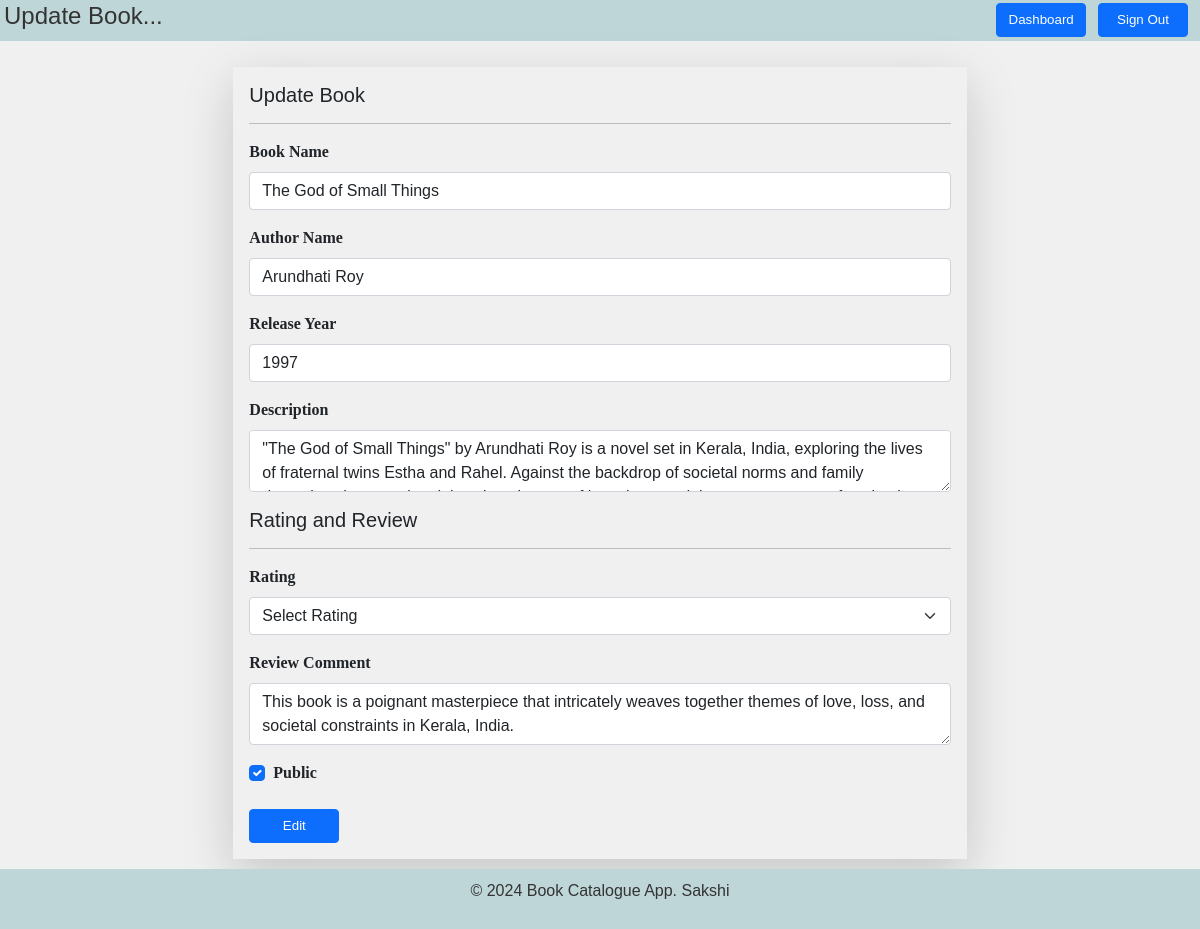
The page /edit_book/3/ (signed in) on the database as committed earlier.
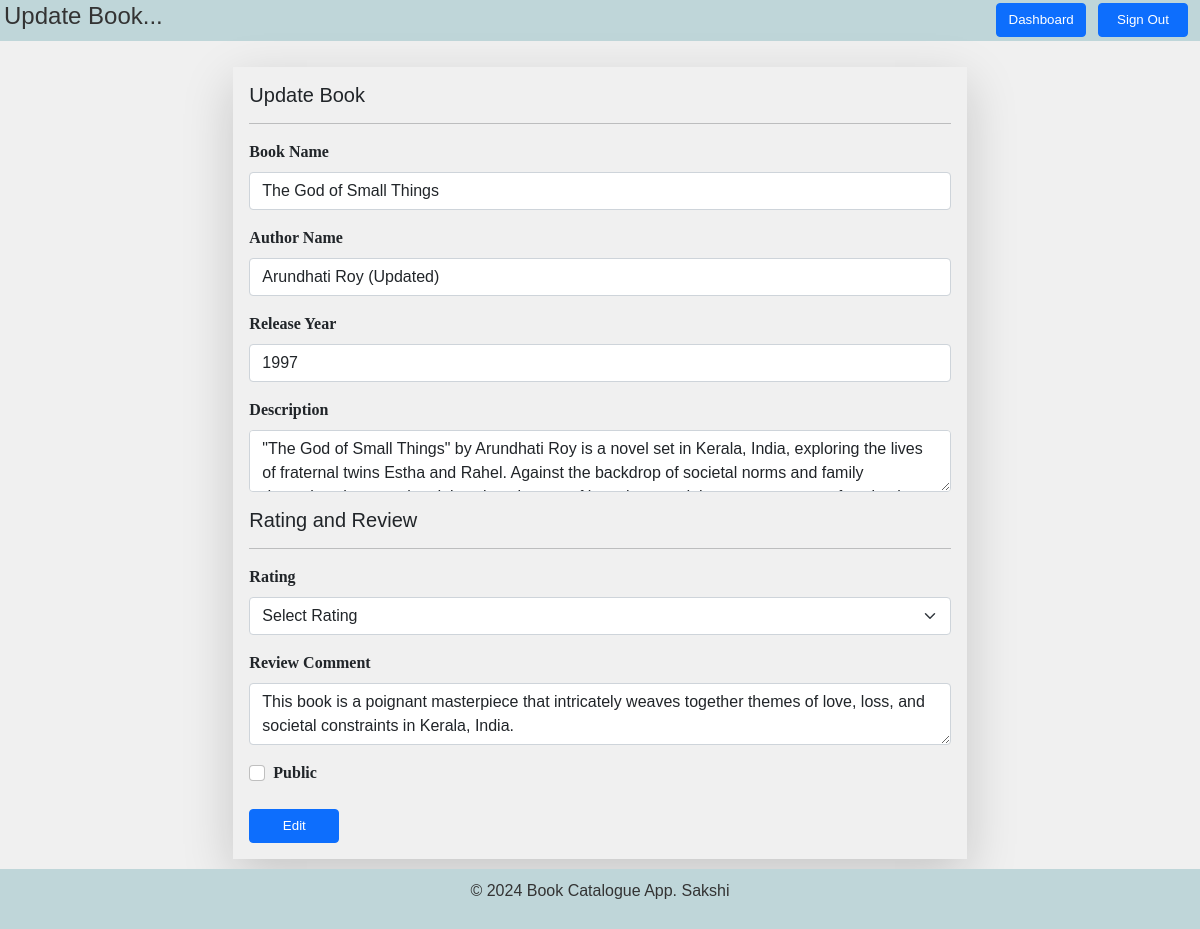
The same page on the database as committed later.
### access/models.py (models this page shows, shortened)
class Book(models.Model):
    Book_id = models.AutoField(primary_key=True, default=None)
    user = models.ForeignKey(User, on_delete=models.CASCADE)
    book_name = models.CharField(max_length=200)
    author_name = models.CharField(max_length=200, null=True)
    year_of_release = models.IntegerField()
    description = models.TextField()
    rating = models.IntegerField(choices=[(i, i) for i in range(1, 6)])
    comment = models.TextField()
    public = models.BooleanField(default=False)
    created_at = models.DateTimeField(auto_now=True, null=True)

### access/views.py (the view, shortened to what this page needs)
# urls.py: path("edit_book/<int:book_id>/", edit_book, name="edit_book"),
@login_required
def edit_book(request, book_id):
    book = Book.objects.get(pk=book_id)
    return render(request, "edit_book.html", {"book": book})

### access/templates/edit_book.html (shortened to what this page needs)
<!doctype html>
<html lang="en">
<head>
    <link href="https://cdn.jsdelivr.net/npm/bootstrap@5.0.2/dist/css/bootstrap.min.css" rel="stylesheet">
</head>
<body>
    <header>
        <div class="header-content">
            {% if user.is_authenticated %}
            <div class="welcome">
                <h4>Update Book...</h4>
            </div>
            <div class="logout">
                <a href="/home/" class="btn btn-primary">Dashboard</a>
                <a href="/signout/" class="btn btn-primary">Sign Out</a>
            </div>
            {% endif %}
        </div>
    </header>
    <div class="container mt-3">
        <form class="col-8 mx-auto p-3 shadow-lg" method="post">
            <fieldset>
                <h5>Update Book</h5>
                <hr>
                <div class="mb-3">
                    <label for="book_name" class="form-label">Book Name</label>
                    <input type="text" value="{{book.book_name}}" name="book_name" class="form-control" id="book_name">
                </div>
                <div class="mb-3">
                    <label for="author_name" class="form-label">Author Name </label>
                    <input type="text" value="{{book.author_name}}" name="author_name" class="form-control"
                        id="author_name">
                </div>
                <div class="mb-3">
                    <label for="release_year" class="form-label">Release Year</label>
                    <input type="number" value="{{book.year_of_release}}" name="release_year" class="form-control"
                        id="release_year">
                </div>
                <div class="mb-3">
                    <label for="description" class="form-label">Description</label>
                    <textarea name="description" class="form-control" id="description">{{book.description}}</textarea>
                </div>
            </fieldset>
            <fieldset>
                <h5>Rating and Review</h5>
                <hr>
                <div class="mb-3">
                    <label for="rating" class="form-label">Rating</label>
                    <select class="form-select" name="rating" id="rating">
                        <option value="" disabled selected>Select Rating</option>
                    </select>
                </div>
                <div class="mb-3">
                    <label for="comment" class="form-label">Review Comment</label>
                    <textarea name="comment" class="form-control" id="comment">{{book.comment}}</textarea>
                </div>
            </fieldset>
            <div class="mb-3 form-check">
                <input type="checkbox" {% if book.public %}checked{% endif %} name="public" class="form-check-input"
                    id="public">
                <label class="form-label" for="public">Public</label>
            </div>
            <div>
                <button type="submit" class="btn btn-primary">Edit</button>
            </div>
        </form>
    </div>
    <footer>
        <p>&copy; 2024 Book Catalogue App. Sakshi</p>
    </footer>
</body>
</html>

Rows that differ between the two databases and show on the page:
changed Book "The God of Small Things": author_name "Arundhati Roy" → "Arundhati Roy (Updated)"; public "☑" → "☐"
